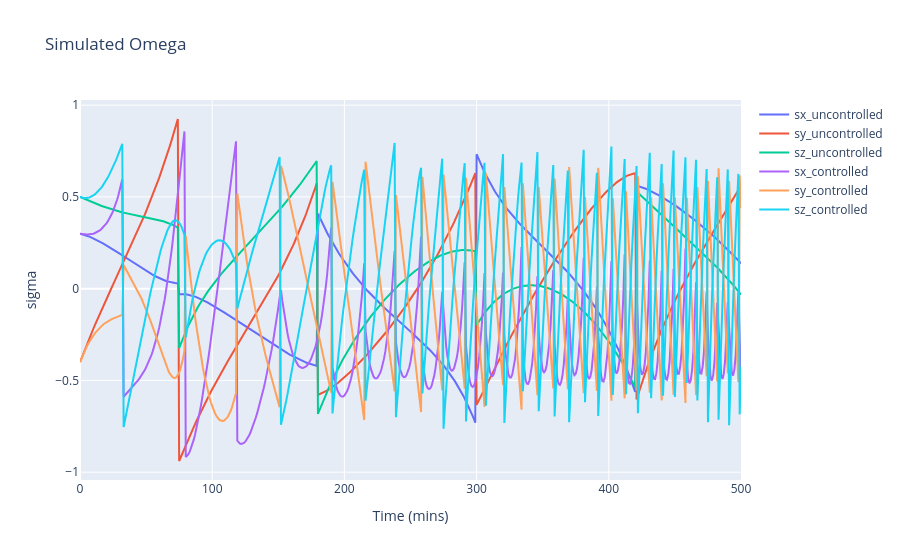
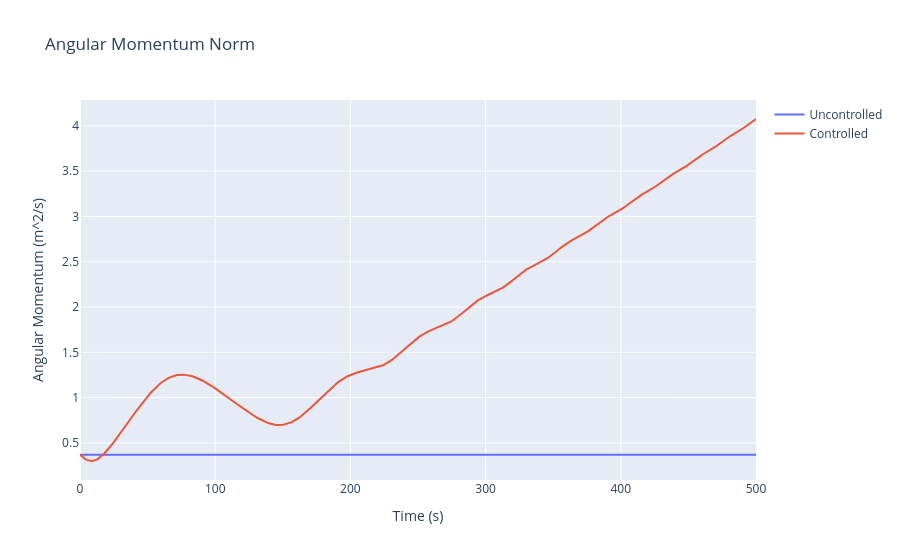
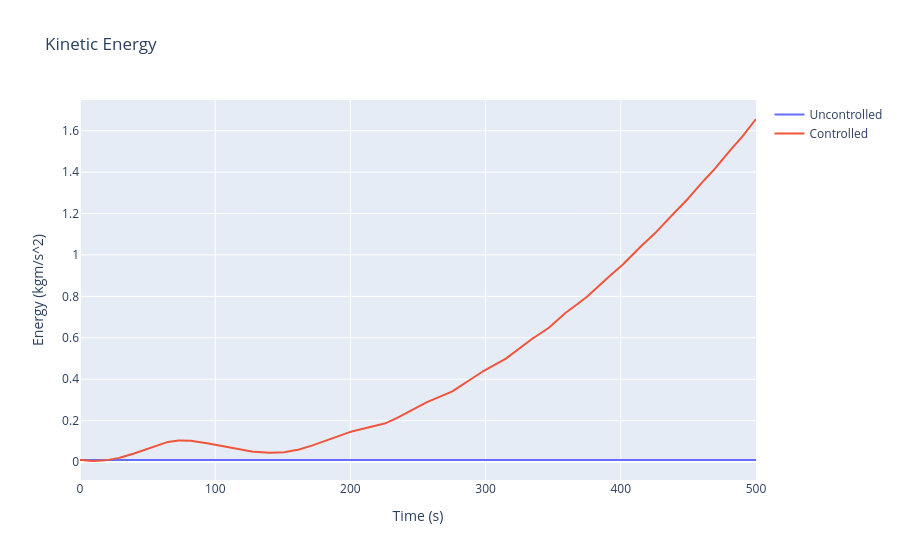
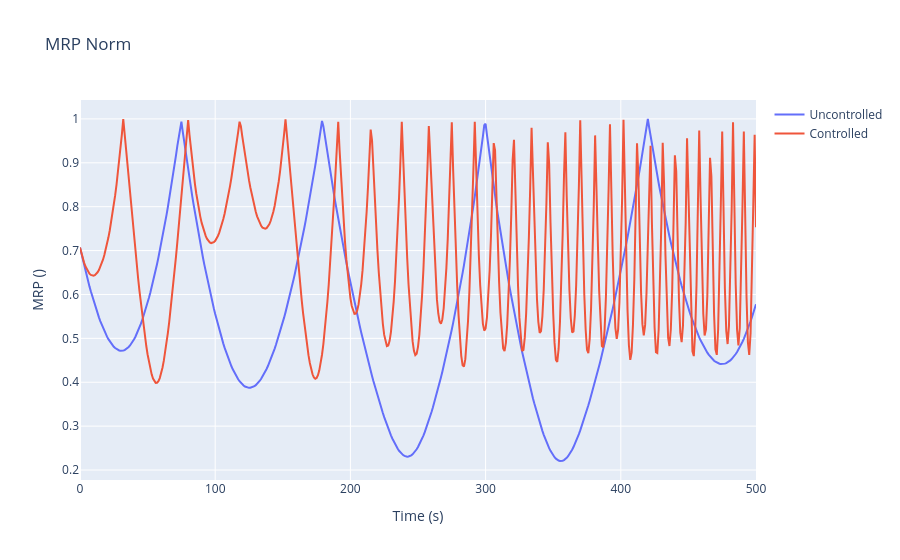

These figures' notebook cell, in order:
### Markdown cell above
### Task 7: Numerial Attitude Simulator

### Code cell
from attitude import Attitude
from plotting_functions import plot_2d
from misc_functions import vector_extract,create_submission_txt
import numpy as np

# Setup
lmo = Attitude('lmo')
X0 = np.hstack((lmo.mrp_bn_0,lmo.omega_bn_0))
u = lambda x,t: np.array([0.01,-0.01,0.02]) # N*m
tspan = [0,500]

# Integrating
attitude_simulated_controlled = lmo.attitude_propagation(X0,tspan,u)
attitude_simulated_uncontrolled = lmo.attitude_propagation(X0,tspan,None)

# Plotting
sxc,syc,szc = vector_extract(attitude_simulated_controlled['sigma'])
tc = attitude_simulated_controlled['time']
sxu,syu,szu = vector_extract(attitude_simulated_uncontrolled['sigma'])
tu = attitude_simulated_uncontrolled['time']
name = ['sx_uncontrolled','sy_uncontrolled','sz_uncontrolled','sx_controlled','sy_controlled','sz_controlled']
plot_2d(y=[sxu,syu,szu,sxc,syc,szc],x=[tu,tu,tu,tc,tc,tc],line_name=name,title='Simulated Omega',xlabel='Time (mins)',ylabel='sigma')

## Plotting H and T
H_controlled = attitude_simulated_controlled['H_norm']
H_uncontrolled = attitude_simulated_uncontrolled['H_norm']
plot_2d(y=[H_uncontrolled,H_controlled],x=[tu,tc],line_name=['Uncontrolled','Controlled'],title='Angular Momentum Norm',xlabel='Time (s)',ylabel='Angular Momentum (m^2/s)')

T_controlled = attitude_simulated_controlled['T']
T_uncontrolled = attitude_simulated_uncontrolled['T']
plot_2d(y=[T_uncontrolled,T_controlled],x=[tu,tc],line_name=['Uncontrolled','Controlled'],title='Kinetic Energy',xlabel='Time (s)',ylabel='Energy (kgm/s^2)')

su = [np.linalg.norm(v) for v in attitude_simulated_uncontrolled['sigma']]
sc = [np.linalg.norm(v) for v in attitude_simulated_controlled['sigma']]
plot_2d(y=[su,sc],x=[tu,tc],line_name=['Uncontrolled','Controlled'],title='MRP Norm',xlabel='Time (s)',ylabel='MRP ()')

## Submission files
create_submission_txt('submission_files/m4_t7_sigma500.txt',attitude_simulated_uncontrolled['sigma'][500])
create_submission_txt('submission_files/m4_t7_HB500.txt',attitude_simulated_uncontrolled['H'][500])
create_submission_txt('submission_files/m4_t7_T500.txt',attitude_simulated_uncontrolled['T'][500])
create_submission_txt('submission_files/m4_t7_HN500.txt',attitude_simulated_uncontrolled['BN'][500].T@attitude_simulated_uncontrolled['H'][500])
create_submission_txt('submission_files/m4_t7_sigma_controlled100.txt',attitude_simulated_controlled['sigma'][100])

### Figure 1 — Plotly figure (JSON) as saved in the notebook; plotly's stock layout.template omitted (floating-point values rounded to 4 significant figures; data arrays with more than 128 entries replaced by an {"elided": "..."} marker saying what was removed)
{"data": [{"mode": "lines", "name": "sx_uncontrolled", "type": "scatter", "x": {"elided": "501 int values"}, "y": {"elided": "501 float values"}}, {"mode": "lines", "name": "sy_uncontrolled", "type": "scatter", "x": {"elided": "501 int values"}, "y": {"elided": "501 float values"}}, {"mode": "lines", "name": "sz_uncontrolled", "type": "scatter", "x": {"elided": "501 int values"}, "y": {"elided": "501 float values"}}, {"mode": "lines", "name": "sx_controlled", "type": "scatter", "x": {"elided": "501 int values"}, "y": {"elided": "501 float values"}}, {"mode": "lines", "name": "sy_controlled", "type": "scatter", "x": {"elided": "501 int values"}, "y": {"elided": "501 float values"}}, {"mode": "lines", "name": "sz_controlled", "type": "scatter", "x": {"elided": "501 int values"}, "y": {"elided": "501 float values"}}], "layout": {"title": {"text": "Simulated Omega"}, "xaxis": {"title": {"text": "Time (mins)"}}, "yaxis": {"title": {"text": "sigma"}}}}

### Figure 2 — Plotly figure (JSON) as saved in the notebook; plotly's stock layout.template omitted (floating-point values rounded to 4 significant figures; data arrays with more than 128 entries replaced by an {"elided": "..."} marker saying what was removed)
{"data": [{"mode": "lines", "name": "Uncontrolled", "type": "scatter", "x": {"elided": "501 int values"}, "y": {"elided": "501 float values"}}, {"mode": "lines", "name": "Controlled", "type": "scatter", "x": {"elided": "501 int values"}, "y": {"elided": "501 float values"}}], "layout": {"title": {"text": "Angular Momentum Norm"}, "xaxis": {"title": {"text": "Time (s)"}}, "yaxis": {"title": {"text": "Angular Momentum (m^2/s)"}}}}

### Figure 3 — Plotly figure (JSON) as saved in the notebook; plotly's stock layout.template omitted (floating-point values rounded to 4 significant figures; data arrays with more than 128 entries replaced by an {"elided": "..."} marker saying what was removed)
{"data": [{"mode": "lines", "name": "Uncontrolled", "type": "scatter", "x": {"elided": "501 int values"}, "y": {"elided": "501 float values"}}, {"mode": "lines", "name": "Controlled", "type": "scatter", "x": {"elided": "501 int values"}, "y": {"elided": "501 float values"}}], "layout": {"title": {"text": "Kinetic Energy"}, "xaxis": {"title": {"text": "Time (s)"}}, "yaxis": {"title": {"text": "Energy (kgm/s^2)"}}}}

### Figure 4 — Plotly figure (JSON) as saved in the notebook; plotly's stock layout.template omitted (floating-point values rounded to 4 significant figures; data arrays with more than 128 entries replaced by an {"elided": "..."} marker saying what was removed)
{"data": [{"mode": "lines", "name": "Uncontrolled", "type": "scatter", "x": {"elided": "501 int values"}, "y": {"elided": "501 float values"}}, {"mode": "lines", "name": "Controlled", "type": "scatter", "x": {"elided": "501 int values"}, "y": {"elided": "501 float values"}}], "layout": {"title": {"text": "MRP Norm"}, "xaxis": {"title": {"text": "Time (s)"}}, "yaxis": {"title": {"text": "MRP ()"}}}}
